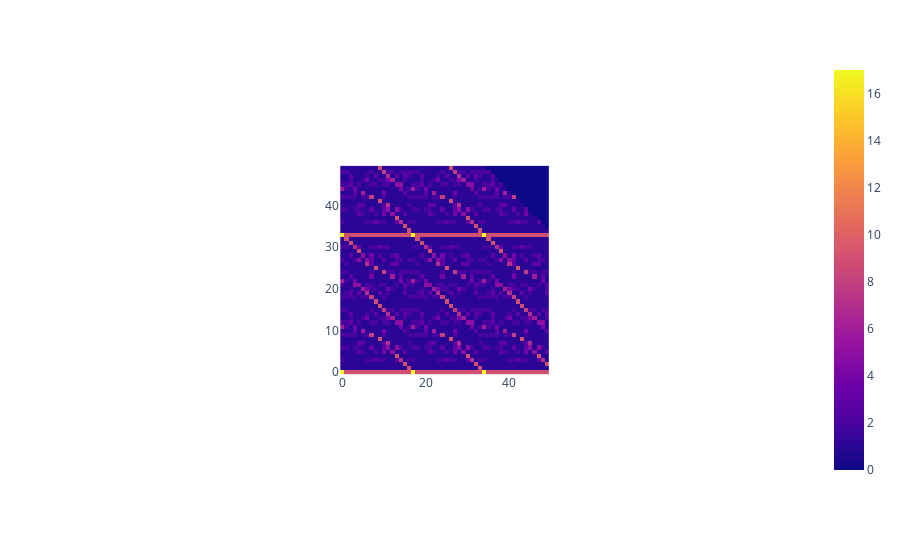
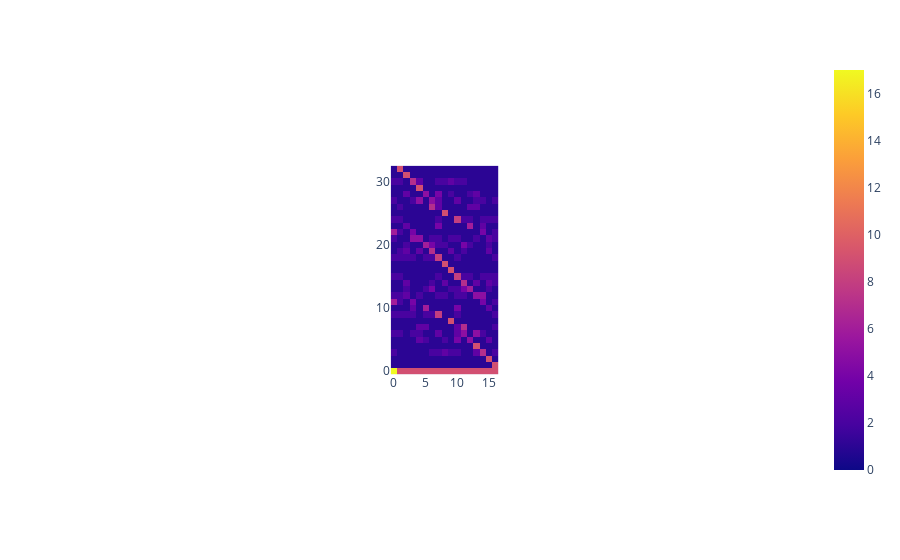

The cell these charts' notebook holds for them, in order:
### Markdown cell above
## Transposition

### Code cell
e, r = 9, 16
shift = max(0, e-r)
size = 50
tamed_matrix = []
df = pd.read_csv(f"data/T-L_R_series/T-L={e}_R={r}_100x100.csv")
for b in range(size):
    seq = []
    s = b+r
    for i in range(size):
        try:
            seq += [df.values[b][s+i]]
        except:
            seq += [0]
    tamed_matrix += [seq]
tamed_matrix = np.array(tamed_matrix)
px.imshow(tamed_matrix, origin='lower').show()
fig = px.imshow(tamed_matrix[shift:(shift+2*r+1),:2*e-1], origin='lower', zmin=0, aspect='equal')
fig.show()

### Figure 1 — Plotly figure (JSON) as saved in the notebook; plotly's stock layout.template omitted (floating-point values rounded to 4 significant figures; data arrays with more than 128 entries replaced by an {"elided": "..."} marker saying what was removed)
{"data": [{"coloraxis": "coloraxis", "hovertemplate": "x: %{x}<br>y: %{y}<br>color: %{z}<extra></extra>", "name": "0", "type": "heatmap", "xaxis": "x", "yaxis": "y", "z": {"elided": "50x50 int values"}}], "layout": {"autosize": true, "coloraxis": {"colorscale": [[0, "#0d0887"], [0.1111, "#46039f"], [0.2222, "#7201a8"], [0.3333, "#9c179e"], [0.4444, "#bd3786"], [0.5556, "#d8576b"], [0.6667, "#ed7953"], [0.7778, "#fb9f3a"], [0.8889, "#fdca26"], [1, "#f0f921"]]}, "margin": {"t": 60}, "xaxis": {"anchor": "y", "autorange": true, "constrain": "domain", "domain": [0.3569, 0.6431], "range": [-0.5, 49.5], "scaleanchor": "y"}, "yaxis": {"anchor": "x", "autorange": true, "constrain": "domain", "domain": [0, 1], "range": [-0.5, 49.5]}}}

### Figure 2 — Plotly figure (JSON) as saved in the notebook; plotly's stock layout.template omitted (floating-point values rounded to 4 significant figures; data arrays with more than 128 entries replaced by an {"elided": "..."} marker saying what was removed)
{"data": [{"coloraxis": "coloraxis", "hovertemplate": "x: %{x}<br>y: %{y}<br>color: %{z}<extra></extra>", "name": "0", "type": "heatmap", "xaxis": "x", "yaxis": "y", "z": {"elided": "33x17 int values"}}], "layout": {"autosize": true, "coloraxis": {"cmax": 17, "cmin": 0, "colorscale": [[0, "#0d0887"], [0.1111, "#46039f"], [0.2222, "#7201a8"], [0.3333, "#9c179e"], [0.4444, "#bd3786"], [0.5556, "#d8576b"], [0.6667, "#ed7953"], [0.7778, "#fb9f3a"], [0.8889, "#fdca26"], [1, "#f0f921"]]}, "margin": {"t": 60}, "xaxis": {"anchor": "y", "autorange": true, "constrain": "domain", "domain": [0.4263, 0.5737], "range": [-0.5, 16.5], "scaleanchor": "y"}, "yaxis": {"anchor": "x", "autorange": true, "constrain": "domain", "domain": [0, 1], "range": [-0.5, 32.5]}}}
